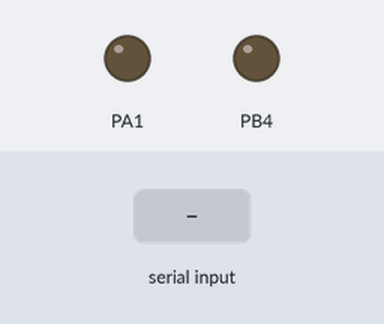
Simulated run of this program. Board: ATmega32, built with avr-gcc and emulated at 16 MHz. On the bench: output pins drawn as LEDs (lit = HIGH). The inputs (shaded band) are chosen by the test bench.

Above: at 1.2 s.
1.3 s: "1" received over Serial
At 2.0 s:
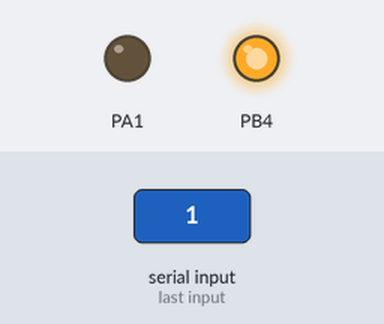
Timing chart, 0 to 4.3 s (numbered marks = the images above; inputs shaded):
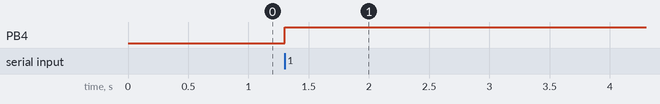

The program:

main.c
```c
/************************************************************************/
/* FILE NAME :Project smart home 1                                                */
/* Author:MOHAMMED MANSOUR                                                     */
/* Description : This file contains the interfacing information of Bluetooth module and spi module to receive data from Bluetooth device to avr atmega32(master) ,
and master send data to another avr (slave    */
/************************************************************************/

#include "LSTD_TYPES.H"
#include "LBIT_MATH.h"
#include "MDIO_interface.h"
#include "MSPI_interface.h"
#include "MUART_interface.h"
#include "BLUE_interface.h"

#define F_CPU  16000000UL
#include "util/delay.h"

	int main(void)
	{
		 u8_t motor1=0;
		u8_t recvdata =0;

	/* spi input output port*/
		mdio_setPinStatus(PORTB,(PIN4|PIN5|PIN7),OUTPUT);
		mdio_setPinStatus(PORTB,PIN6,INPUT_FLOAT);

	 /*UART tx and rx pins  */
		mdio_setPinStatus(PORTD,PIN0,INPUT_FLOAT);
		mdio_setPinStatus(PORTD,PIN1,OUTPUT);
		mdio_setPinStatus(PORTA,PIN1,OUTPUT);

		/*define bluetooth Baudrate speed*/
		// muart_init(MUART_BAUDRATE_9600 );
	     bluetooth_init_module();
	  	/*initialization  Fun  SPI  */
	     mspi_init(MSPI_MASTER_MODE,MSPI_MSB_FIRST,MSPI_SAMPLE_R_SETUP_F,MSPI_CLK_BY_16);


    /* Replace with your application code */

    while (1)
    {
		// bluetooth_init_module(MUART_BAUDRATE_9600,motor1);
		bluetooth_recvByte(&motor1);
		// bluetooth_recvByte( motor1);

	     if(motor1)
		 {
			mdio_setPinValue(PORTB,PIN4,LOW);
			mspi_masterSendRecvByte(motor1,(void *)0);
			mdio_setPinValue(PORTB,PIN4,HIGH);
			motor1 = 0;
	     }
	}

}
```

BLUE_interface.h
```c
/************************************************************************/
/* FILE NAME :BLUE_NTERFACE.h                                                  */
/* Author:MOHAMMED MANSOUR                                                     */
/* Description : This file contains the interfacing information of BLUETOOTH module  */
/************************************************************************/


/************************************************************************/
/*                          Interfacing macros                          */
/************************************************************************/

/*Header file guard*/

#ifndef BLUE_INTERFACE_H_
#define BLUE_INTERFACE_H_
/************************************************************************/
/*                       function prototype                             */
/************************************************************************/

/*This function is used to initialize the BLUETOOTH module*/
void bluetooth_init_module (void);

/*This function is responsible for sending one byte of data over bluetooth peripheral*/
void bluetooth_recvByte(u8_t* pu8_dataByte);

#endif /* BLUE_INTERFACE_H_ */
```

BLUE_program.c
```c
//***********************************************************************   */
/* FILE NAME :BLUE_program.c                                              */
/* Author:MOHAMMED MANSOUR                                                 */
/* Description : This file contains the logical operation of BLUETOOTH module    */
/* **********************************************************************   */
/************************************************************************/
/*                     Include                                             */
/************************************************************************/

#include "LBIT_MATH.h"
#include "LSTD_TYPES.h"
#include "MUART_interface.h"

/************************************************************************/
/*                    function definitions                              */
/************************************************************************/
void bluetooth_init_module (void)
{
	/*This function is responsible for initializing the UART module with specific baud rate*/
	 muart_init(MUART_BAUDRATE_9600);
return;
}


/*This function is responsible for sending one byte of data over bluetooth peripheral*/
void bluetooth_recvByte(u8_t* pu8_dataByte)
{

	/*This function is responsible for sending one byte of data over UART peripheral*/
	muart_recvByte (pu8_dataByte);

	return ;
}
```

MDIO_interface.h
```c
/************************************************************************/
/* FILE NAME :MDIO_NTERFACE.h                                                  */
/* Author:MOHAMMED MANSOUR                                                     */
/* Description : This file contains the interfacing information of DIo module  */
/************************************************************************/
/*Header file guard*/

#ifndef MDIO_INTERFACE_H_
#define MDIO_INTERFACE_H_
/************************************************************************/
/*  inter facing marco                                                                     */
/************************************************************************/
/* gpio ports*/
#define PORTA (0)
#define PORTB (1)
#define PORTC (2)
#define PORTD (3)
/*GPIO pins*/
#define PIN0 (0b00000001)
#define PIN1 (0b00000010)
#define PIN2 (0b00000100)
#define PIN3 (0b00001000)
#define PIN4 (0b00010000)
#define PIN5 (0b00100000)
#define PIN6 (0b01000000)
#define PIN7 (0b10000000)

/*GPIO pins_status*/
#define INPUT_FLOAT   (0)
#define INPUT_PULLUP  (1)
#define OUTPUT        (2)

/*GPIO pins value*/
#define LOW   (0)
#define HIGH  (1)
/************************************************************************/
/*                       function prototype                             */
/************************************************************************/
/*this function responsibly for certain status to a certain port pin   (used in GPIO pins_status to choose any pins of three pin )  */
void mdio_setPinStatus( u8_t  au8_port , u8_t au8_pin , u8_t au8_pinStatus);
/*this function responsible for setting certain value to a certain port pin    (used in GPIO pins value when used output low(0) or High (1)  )   */
void mdio_setPinValue( u8_t  au8_port , u8_t  au8_pin , u8_t  au8_pinStatus);

/*This function is responsible for toggling the current value of a certain port pin*/
void mdio_togglePinValue(u8_t au8_port, u8_t au8_pin);

/*This function is responsible for getting the current value of a certain port pin*/
u8_t mdio_getPinValue(u8_t au8_port, u8_t au8_pin);

#endif /* MDIO_INTERF ACE_H_ */
```

MDIO_program.c
```c
/***********************************************************************   */
/* FILE NAME :MDIO_program.c                                              */
/* Author: MOHAMMED MANSOUR                                                 */
/* Description : This file contains the logical operation of DIo module    */
/* **********************************************************************   */
/************************************************************************/
/*                     Include                                             */
/************************************************************************/

#include "LBIT_MATH.h"
#include "LSTD_TYPES.h"
#include "MDIO_private.h"
#include "MDIO_interface.h"
/************************************************************************/
/*  function definitions                                                                     */
/************************************************************************/

void mdio_setPinStatus( u8_t  au8_port , u8_t au8_pin , u8_t au8_pinStatus)
{
	/*Switching over the ports*/
	switch(au8_port)
	{/*In case portA */
	case PORTA:

	/* switching over pin  status*/
	switch(au8_pinStatus)
		{
		/*In case of input float*/
		case INPUT_FLOAT:

			/*Clearing the corresponding bits in DDR register*/
			MDIO_DDRA &= ~au8_pin;
				break;

		/*In case of input pullup*/
		case INPUT_PULLUP:

			/*Clearing the corresponding bits in DDR register*/
			MDIO_DDRA  &= ~au8_pin;
			/*Setting the corresponding bits in PORT register*/
			MDIO_PORTA |= au8_pin;
				break;

		/*In case of output*/
		case OUTPUT:

			/*Setting the corresponding bits in DDR register*/
			MDIO_DDRA |= au8_pin;
				break;

		/*In case of default case*/
		default:
				break;
		}

		break;
	/*In case of PORTB*/
		case PORTB:

			/*Switching over pin status*/
			switch(au8_pinStatus)
			{
				/*In case of input float*/
				case INPUT_FLOAT:

					/*Clearing the corresponding bits in DDR register*/
					MDIO_DDRB &= ~au8_pin;
					break;

				/*In case of input pullup*/
				case INPUT_PULLUP:

					/*Clearing the corresponding bits in DDR register*/
					MDIO_DDRB  &= ~au8_pin;

					/*Setting the corresponding bits in PORT register*/
					MDIO_PORTB |= au8_pin;
					break;

				/*In case of output*/
				case OUTPUT:

					/*Setting the corresponding bits in DDR register*/
					MDIO_DDRB |= au8_pin;
					break;

				/*In case of default case*/
				default:
					break;
			}
			break;

	/*In case of PORTD*/
		case PORTD:

			/*Switching over pin status*/
			switch(au8_pinStatus)
			{
				/*In case of input float*/
				case INPUT_FLOAT:

					/*Clearing the corresponding bits in DDR register*/
					MDIO_DDRD &= ~au8_pin;
					break;

				/*In case of input pullup*/
				case INPUT_PULLUP:

					/*Clearing the corresponding bits in DDR register*/
					MDIO_DDRD  &= ~au8_pin;

					/*Setting the corresponding bits in PORT register*/
					MDIO_PORTD |= au8_pin;
					break;

				/*In case of output*/
				case OUTPUT:

					/*Setting the corresponding bits in DDR register*/
					MDIO_DDRD |= au8_pin;
					break;

				/*In case of default case*/
				default:
					break;
			}
			break;

		/*In case of default case*/
		default:
			break;

	}

	/*REturn from function */
	return;
}


void mdio_setPinValue(u8_t au8_port, u8_t au8_pin, u8_t au8_pinValue)
{
	/*Switching over the DIO ports*/
	switch(au8_port)
	{
		/*In case of PORTA*/
		case PORTA:

			/*Switching over pin value*/
			switch(au8_pinValue)
			{
			/*In case of low*/
			case LOW:

					/*Clearing the corresponding bits in PORT register*/
					MDIO_PORTA &= ~au8_pin;
					break;

			/*In case of high*/
			case HIGH:

					/*Setting the corresponding bits in PORT register*/
					MDIO_PORTA |= au8_pin;
					break;

				/*In case of default case*/
				default:
					break;
			}
			break;

		/*In case of PORTB*/
		case PORTB:

			/*Switching over pin value*/
			switch(au8_pinValue)
			{
				/*In case of low*/
				case LOW:

					/*Clearing the corresponding bits in PORT register*/
					MDIO_PORTB &= ~au8_pin;
					break;

				/*In case of high*/
				case HIGH:

					/*Setting the corresponding bits in PORT register*/
					MDIO_PORTB |= au8_pin;
					break;

				/*In case of default case*/
				default:
					break;
			}
			break;

		/*In case of PORTC*/
		case PORTC:

			/*Switching over pin value*/
			switch(au8_pinValue)
			{
				/*In case of low*/
				case LOW:

					/*Clearing the corresponding bits in PORT register*/
					MDIO_PORTC &= ~au8_pin;
					break;

				/*In case of high*/
				case HIGH:

					/*Setting the corresponding bits in PORT register*/
					MDIO_PORTC |= au8_pin;
					break;

				/*In case of default case*/
				default:
					break;
			}
			break;

		/*In case of PORTD*/
		case PORTD:

			/*Switching over pin value*/
			switch(au8_pinValue)
			{
				/*In case of low*/
				case LOW:

					/*Clearing the corresponding bits in PORT register*/
					MDIO_PORTD &= ~au8_pin;
					break;

				/*In case of high*/
				case HIGH:

					/*Setting the corresponding bits in PORT register*/
					MDIO_PORTD |= au8_pin;
					break;

				/*In case of default case*/
				default:
					break;
			}
			break;

			/*In case of default*/
			default:
				break;
	}

	/*Return from this function*/
	return;
}

void mdio_togglePinValue(u8_t au8_port, u8_t au8_pin)
{
	/*Switching over the DIO ports*/
	switch(au8_port)
	{
		/*In case of PORTA*/
		case PORTA:

			/*Toggling the corresponding bits in PORT register*/
			MDIO_PORTA ^= au8_pin;
			break;

		/*In case of PORTB*/
		case PORTB:

			/*Toggling the corresponding bits in PORT register*/
			MDIO_PORTB ^= au8_pin;
			break;

		/*In case of PORTC*/
		case PORTC:

			/*Toggling the corresponding bits in PORT register*/
			MDIO_PORTC ^= au8_pin;
			break;

		/*In case of PORTD*/
		case PORTD:

			/*Toggling the corresponding bits in PORT register*/
			MDIO_PORTD ^= au8_pin;
			break;

		/*In case of default*/
		default:
			break;
	}

	/*Return from this function*/
	return;
}

u8_t mdio_getPinValue(u8_t au8_port, u8_t au8_pin)
{
	/*This variable is used to get the corresponding pin value*/
	u8_t au8_pinValue = 0;

	/*Switching over the DIO ports*/
	switch(au8_port)
	{
		/*In case of PORTA*/
		case PORTA:

			/*Checking the pin value is HIGH or LOW*/
			if( MDIO_PINA & au8_pin )
			{
				/*The pin value is HIGH*/
				au8_pinValue = HIGH;
			}
			else
			{
				/*The pin value is LOW*/
				au8_pinValue = LOW;
			}
			break;

		/*In case of PORTB*/
		case PORTB:

			/*Checking the pin value is HIGH or LOW*/
			if( MDIO_PINB & au8_pin )
			{
				/*The pin value is HIGH*/
				au8_pinValue = HIGH;
			}
			else
			{
				/*The pin value is LOW*/
				au8_pinValue = LOW;
			}
			break;

		/*In case of PORTC*/
		case PORTC:

			/*Checking the pin value is HIGH or LOW*/
			if( MDIO_PINC & au8_pin )
			{
				/*The pin value is HIGH*/
				au8_pinValue = HIGH;
			}
			else
			{
				/*The pin value is LOW*/
				au8_pinValue = LOW;
			}
			break;

		/*In case of PORTD*/
		case PORTD:

			/*Checking the pin value is HIGH or LOW*/
			if( MDIO_PIND & au8_pin )
			{
				/*The pin value is HIGH*/
				au8_pinValue = HIGH;
			}
			else
			{
				/*The pin value is LOW*/
				au8_pinValue = LOW;
			}
			break;

		/*In case of default*/
		default:
			break;
	}

	/*Return the pin value*/
	return au8_pinValue;
}
```

MSPI_interface.h
```c
/*****************************************************************************/
/* File name: MSPI_interface.h                                               */
/* Author: MOHAMMED MANSOUR  												     */
/* Description: This file contains the interfacing information of SPI Module */
/*****************************************************************************/

/*Header file guard*/
#ifndef MSPI_INTERFACE_H_
#define MSPI_INTERFACE_H_

/************************************************************************/
/*                          Interfacing macros                          */
/************************************************************************/

/*SPI modes*/
#define MSPI_MASTER_MODE (1)
#define MSPI_SLAVE_MODE  (0)

/*Data out order*/
#define MSPI_LSB_FIRST   (1)
#define MSPI_MSB_FIRST   (0)

/*SPI clock modes*/
#define MSPI_SAMPLE_R_SETUP_F (0)
#define MSPI_SETUP_R_SAMPLE_F (1)
#define MSPI_SAMPLE_F_SETUP_R (2)
#define MSPI_SETUP_F_SAMPLE_R (3)

/*SPI speed*/
#define MSPI_CLK_BY_2         (0)
#define MSPI_CLK_BY_4         (1)
#define MSPI_CLK_BY_8         (2)
#define MSPI_CLK_BY_16        (3)
#define MSPI_CLK_BY_32        (4)
#define MSPI_CLK_BY_64        (5)
#define MSPI_CLK_BY_128       (7)

/************************************************************************/
/*                          Functions' prototypes                       */
/************************************************************************/

/*This function is used to initialize the SPI module*/
void mspi_init(u8_t au8_spiMode, u8_t au8_dataOutMode, u8_t au8_clockMode, u8_t au8_spiSpeed);

/*This function is used to send and receive one byte in master mode*/
void mspi_masterSendRecvByte(u8_t au8_sendData, u8_t* pu8_recvData);

/*This function is used to send and receive one byte in slave mode*/
void mspi_slaveSendRecvByte(u8_t au8_sendData, u8_t* pu8_recvData);

#endif /* MSPI_INTERFACE_H_ */
```

MSPI_program.c
```c
/*****************************************************************************/
/* File name: MSPI_program.c                                                 */
/* Author:MOHAMMED MANSOUR  											     */
/* Description: This file contains the logical operations of SPI Module      */
/*****************************************************************************/

/************************************************************************/
/*                             Includes                                 */
/************************************************************************/

#include "LBIT_MATH.h"
#include "LSTD_TYPES.h"
#include "MSPI_private.h"
#include "MSPI_interface.h"

#define F_CPU  16000000UL
#include "util/delay.h"

/************************************************************************/
/*                           Important macros                           */
/************************************************************************/

#define TIMEOUT_DELAY  (100)

/************************************************************************/
/*                          Functions' definitions                      */
/************************************************************************/

void mspi_init(u8_t au8_spiMode, u8_t au8_dataOutMode, u8_t au8_clockMode, u8_t au8_spiSpeed)
{
	/*Clear the control register*/
	MSPI_SPCR = 0;

	/*Checking if the SPI speed to enable the SPI2X bit or not*/
	if((au8_spiSpeed % 2) == 0)
	{
		/*Enable the SPI double clock speed*/
		SET_BIT(MSPI_SPSR, 0);
	}
	else
	{
		/*Do nothing*/
	}

	/*Set the SPI control register, (0x40) -> Enable SPI operations*/
	MSPI_SPCR |= (0x40) | (au8_dataOutMode << 5) | (au8_spiMode << 4) | (au8_clockMode << 2) | (au8_spiSpeed / 2);

	/*Return from this function*/
	return;
}

void mspi_masterSendRecvByte(u8_t au8_sendData, u8_t* pu8_recvData)
{
	/*Variable used in timing out operations*/
	u8_t au8_timeOut = 0;

	/*Send data through SPI bus from master to slave*/
	MSPI_SPDR = au8_sendData;

	/*Wait until the SPI transmission ends*/
	while((GET_BIT(MSPI_SPSR, 7) == 0) && (au8_timeOut < TIMEOUT_DELAY))
	{
		/*Increasing timeout variable*/
		au8_timeOut++;

		/*Wait for 1 microseconds*/
		_delay_us(1);
	}

	/*Get the received data from slave*/
	*pu8_recvData = MSPI_SPDR;

	/*Return from this function*/
	return;
}

void mspi_slaveSendRecvByte(u8_t au8_sendData, u8_t* pu8_recvData)
{
	/*Checking if there's any new data from master or not*/
	if(GET_BIT(MSPI_SPSR, 7))
	{
		/*Get the received data from master*/
		*pu8_recvData = MSPI_SPDR;

		/*Send data through SPI bus from slave to master*/
		MSPI_SPDR = au8_sendData;
	}
	else
	{
		/*Do nothing*/
	}

	/*Return from this function*/
	return;
}
```

Source omitted: MUART_interface.h (1709 bytes), MUART_program.c (2919 bytes), LBIT_MATH.h (823 bytes), LSTD_TYPES.h (905 bytes), MDIO_private.h (1409 bytes), MSPI_private.h (832 bytes), MUART_private.h (986 bytes)

Measured:
- after the input at 1.3 s, PB4: LOW → HIGH at once
